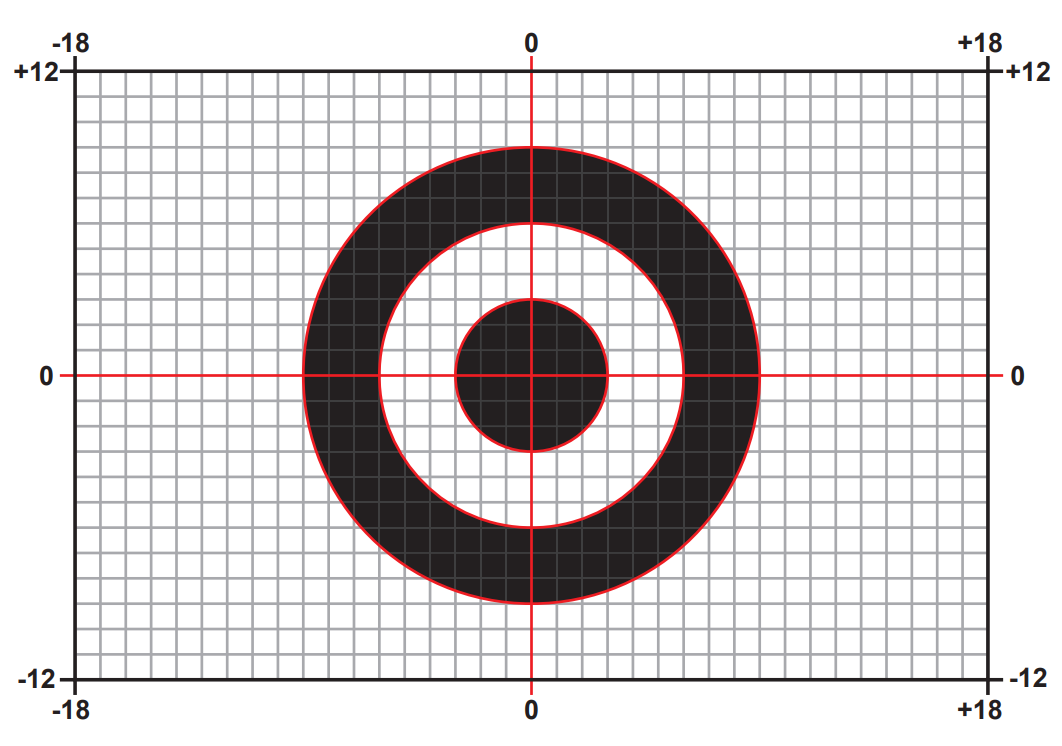
#> input picture ika_denemeler/hedef.png, 1062 x 746 px, found by its file name
$ python deneme3_hedef.py
#> lines starting #> are read from the running program, lines starting #| are printed output that depends on the picture; after the words box and inside, x2 and y2 are one past the last pixel; in counts of white or black regions, pixels touching at a corner belong together
import cv2
import numpy as np

# Hedef görüntüsünü oku (kamera yerine fotoğraf üzerinden gösteriyorum)
img = cv2.imread(r"C:\Users\kizgi\Desktop\opencv\ika_denemeler\hedef.png")  # Bu kısmı kamerayla değiştirebilirsin
#> img is the input picture: shape (746, 1062, 3); mean B, G, R 210.5, 209.9, 213.4
img = cv2.resize(img, (640, 480))
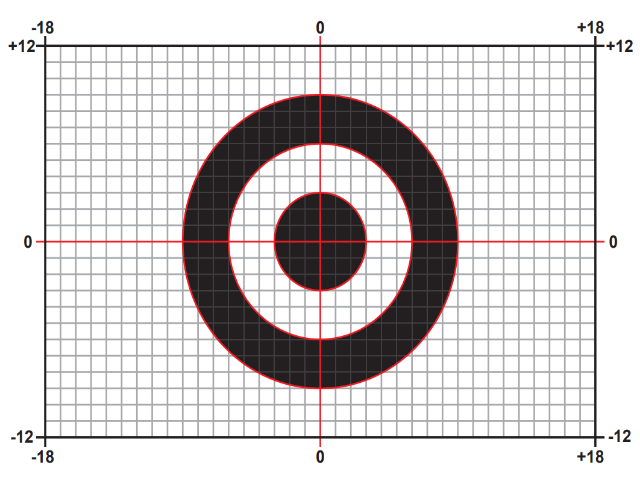
#> img: shape (480, 640, 3); mean B, G, R 210.4, 209.7, 213.2
gray = cv2.cvtColor(img, cv2.COLOR_BGR2GRAY)
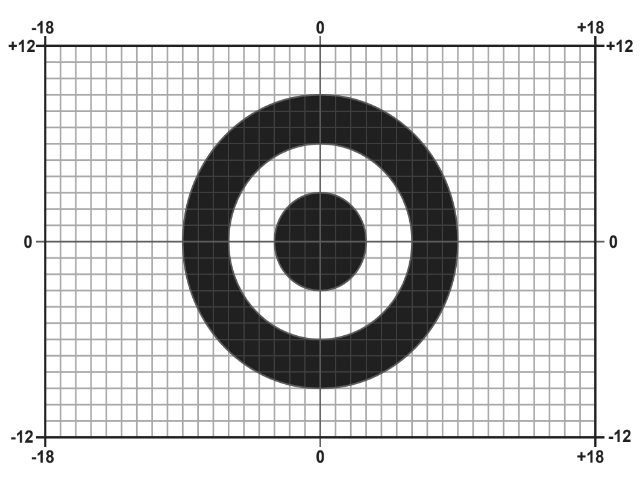
#> gray: shape (480, 640); min 32, max 255, mean 210.8

# Gürültü azaltmak için bulanıklaştır
blurred = cv2.GaussianBlur(gray, (9, 9), 2)
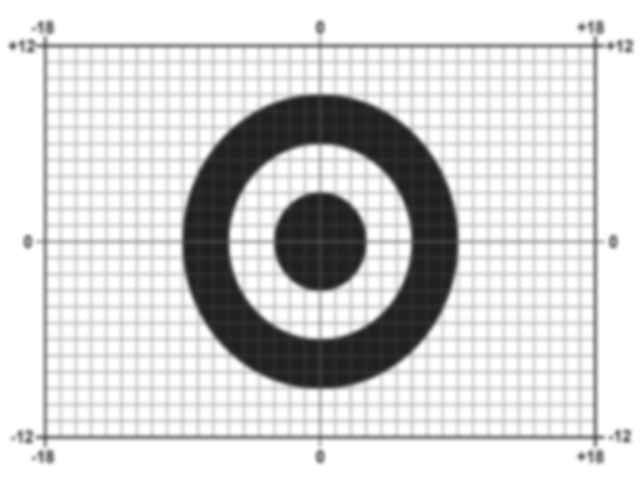
#> blurred: shape (480, 640); min 32, max 255, mean 210.8

# Hough Circle ile daireleri bul
circles = cv2.HoughCircles(
    blurred,
    cv2.HOUGH_GRADIENT,
    dp=1.2,
    minDist=1,
    param1=100,
    param2=50,
    minRadius=84,
    maxRadius=252
)

frame_center = (img.shape[1] // 2, img.shape[0] // 2)
#> frame_center = (320, 240)
cv2.circle(img, frame_center, 3, (0, 255, 0), -1)  # Görüntü merkezini çiz
#> img: shape (480, 640, 3); 0.01% of pixels changed, all inside (x1, y1, x2, y2) = (317, 237, 324, 244)

if circles is not None:
    circles = np.uint16(np.around(circles))

    # En büyük daireyi seç (dış daireyi temsil eder)
    largest_circle = max(circles[0, :], key=lambda x: x[2])
#> largest_circle = [339, 69, 251]
    x, y, r = largest_circle
#> x = 339; y = 69; r = 251
    cv2.circle(img, (x, y), r, (255, 0, 0), 2)  # Daireyi çiz
    cv2.circle(img, (x, y), 3, (0, 0, 255), -1)  # Merkezini işaretle
#> img: shape (480, 640, 3); mean B, G, R 210.8, 207.9, 211.4

    dx = x - frame_center[0]
#> dx = 19
    dy = y - frame_center[1]
#> dy = -171

    # Basit yönlendirme komutu üretimi
    yön = ""
    if abs(dx) < 10 and abs(dy) < 10:
        yön = "HEDEF MERKEZDE - ATIŞ YAP!"
    else:
        if dx > 10:
            yön += "SAĞA "
        elif dx < -10:
            yön += "SOLA "
        if dy > 10:
            yön += "AŞAĞI "
        elif dy < -10:
            yön += "YUKARI "

    print(f"Hedef ile fark (dx: {dx}, dy: {dy}) → Komut: {yön}")
#| Hedef ile fark (dx: 19, dy: -171) → Komut: SAĞA YUKARI
    cv2.putText(img, yön, (10, 30), cv2.FONT_HERSHEY_SIMPLEX, 0.7, (0, 0, 0), 2)
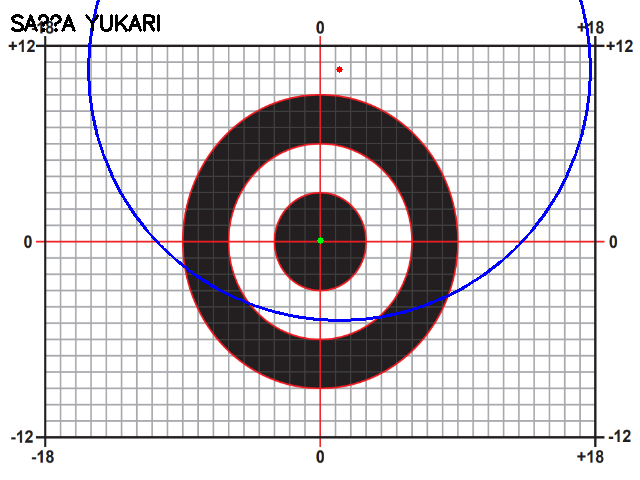
#> img: shape (480, 640, 3); mean B, G, R 209.9, 207, 210.5

else:
    print("Daire tespit edilemedi.")

# Görüntüyü göster
cv2.imshow("Hedefe Nişan", img)
cv2.waitKey(0)
cv2.destroyAllWindows()

$ run again, with ika_denemeler/Trafik-Tanzim-Levhalari-1.jpg saved as ika_denemeler/hedef.png
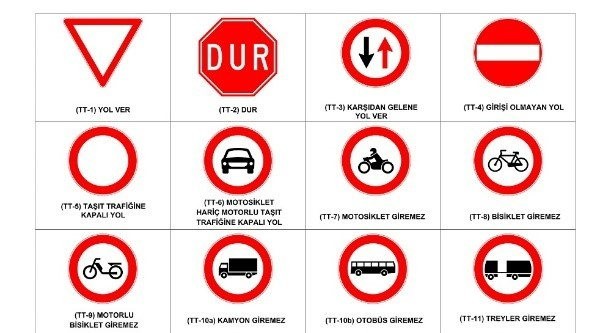
#> input picture ika_denemeler/Trafik-Tanzim-Levhalari-1.jpg, 611 x 333 px, found by its file name
#> img is the input picture: shape (333, 611, 3); mean B, G, R 216.6, 217, 241.6
#> `blurred = cv2.GaussianBlur(gray, (9, 9), 2)`:
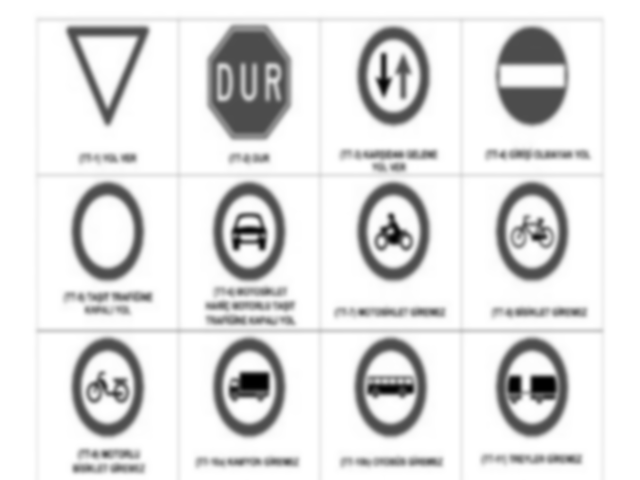
#> blurred: shape (480, 640); min 0, max 255, mean 224.3
#> `circles = cv2.HoughCircles( blurred, cv2.HOUGH_GRADIENT, dp=1.2, minDi..`: circles = 61 rows, first 8: [455.4, 84.6, 248.6], [396.6, 222.6, 161.5], [391.8, 246.6, 166.8], [399, 222.6, 156.2], [390.6, 222.6, 152.3], [251.4, 264.6, 172.1], [389.4, 84.6, 173.2], [246.6, 156.6, 139.1]
#> `circles = np.uint16(np.around(circles))`: circles = 61 rows, first 8: [455, 85, 249], [397, 223, 162], [392, 247, 167], [399, 223, 156], [391, 223, 152], [251, 265, 172], [389, 85, 173], [247, 157, 139]
#> largest_circle = [455, 85, 249]
#> x = 455; y = 85; r = 249
#> dx = 135
#> dy = -155
#| Hedef ile fark (dx: 135, dy: -155) → Komut: SAĞA YUKARI
#> `cv2.putText(img, yön, (10, 30), cv2.FONT_HERSHEY_SIMPLEX, 0.7, (0, 0, ..`:
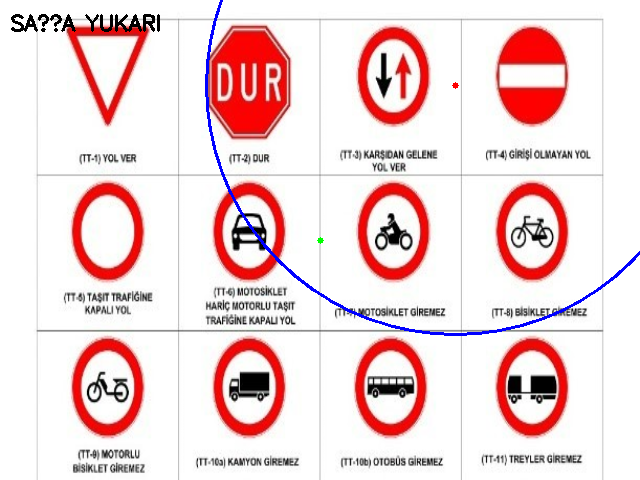
#> img: shape (480, 640, 3); mean B, G, R 216, 214.7, 239.1
